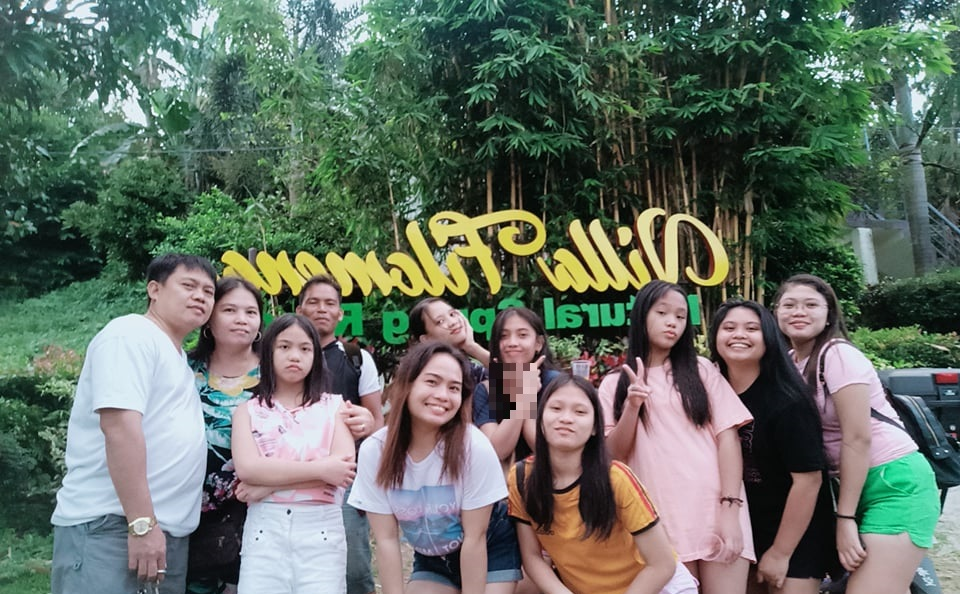
#> input picture img/fampic.jpg, 960 x 594 px
$ python face-detect.py
#> lines starting #> are read from the running program, lines starting #| are printed output that depends on the picture
import cv2 as cv

imge = cv.imread("img/fampic.jpg")
#> imge is the input picture: shape (594, 960, 3); mean B, G, R 99.6, 110.6, 99.8

def resizedimge(obj):
    w = int(obj.shape[1]*0.75)
#> w = 720
    h = int(obj.shape[0]*0.75)
#> h = 445
    return cv.resize(obj, (w, h), interpolation=cv.INTER_AREA)

imgeResized = resizedimge(imge)
imgeGray = cv.cvtColor(imgeResized, cv.COLOR_BGR2GRAY)
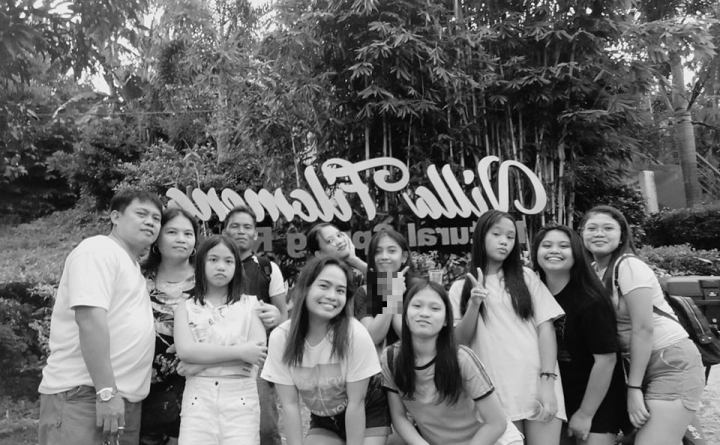
#> imgeGray: shape (445, 720); min 2, max 246, mean 106.1

#> (the run stopped early here; a loop or call above may not have finished)
